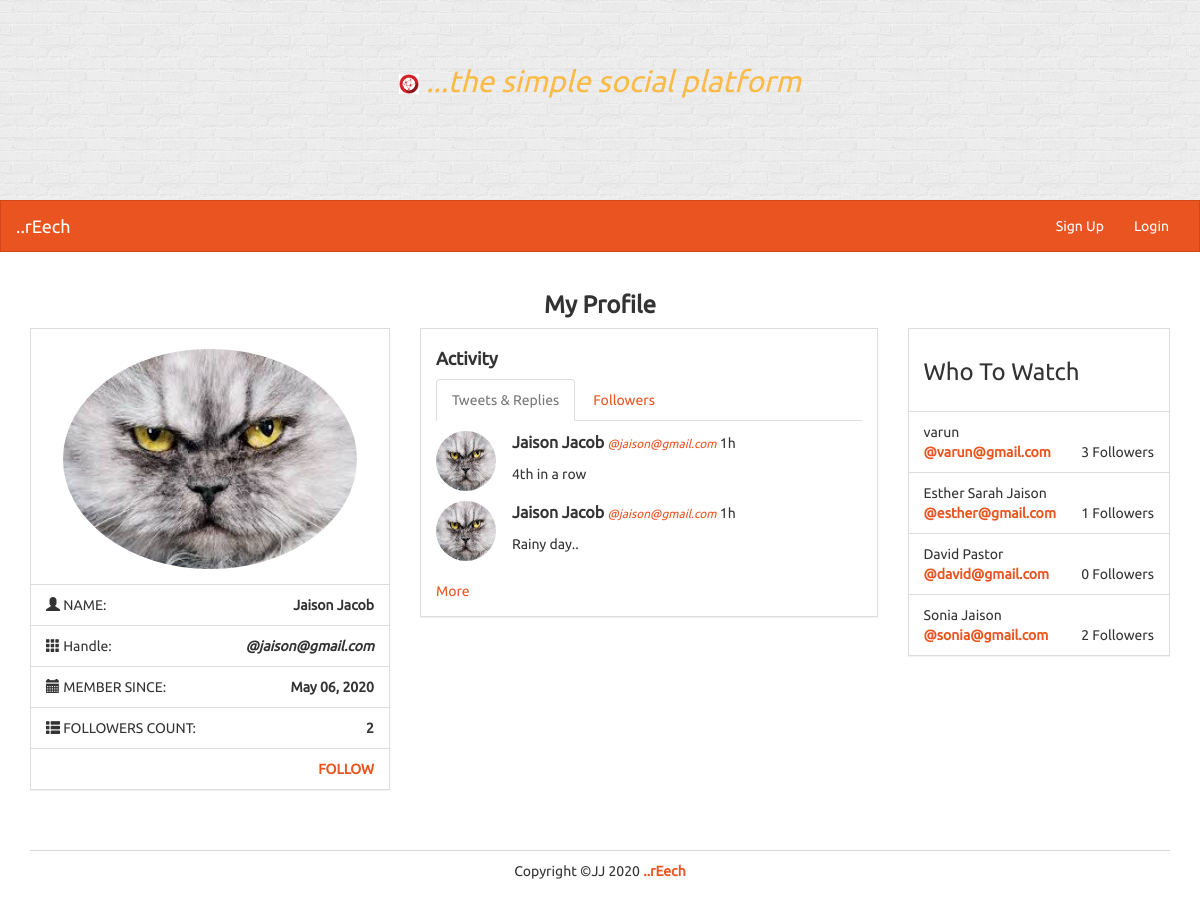
Screenshot of /profile/jaison@gmail.com with the database file from the repository.
### models.py (models this page shows)
class User(UserMixin, db.Model):
    id = db.Column(db.Integer, primary_key=True)
    name = db.Column(db.String(100))
    username = db.Column(db.String(30))
    image = db.Column(db.String(100))
    password = db.Column(db.String(50))
    join_date = db.Column(db.DateTime)
    tweets = db.relationship('Tweet', backref='user', lazy='dynamic')
    following = db.relationship('User', secondary=followers,
        primaryjoin=(followers.c.follower_id == id),
        secondaryjoin=(followers.c.followee_id == id),
        backref=db.backref('followers', lazy='dynamic'), lazy='dynamic')
    followed_by = db.relationship('User',  secondary=followers,
        primaryjoin=(followers.c.followee_id == id),
        secondaryjoin=(followers.c.follower_id == id),
        backref=db.backref('followees', lazy='dynamic'), lazy='dynamic')

class Tweet(db.Model):
    id = db.Column(db.Integer, primary_key=True)
    user_id = db.Column(db.Integer, db.ForeignKey('user.id'))
    text = db.Column(db.String(140))
    date_created = db.Column(db.DateTime)

### views.py (the view)
@app.route('/profile', defaults={'username' : None})
@app.route('/profile/<username>')
def profile(username):
    if username:
        user = User.query.filter_by(username=username).first()
        if not user:
            abort(404)
    else:
        user = current_user
    tweets = Tweet.query.filter_by(user=user).order_by(Tweet.date_created.desc()).all()
    current_time = get_current_time()
    followed_by = user.followed_by.all()
    display_follow = True
    if current_user == user:
        display_follow = False
    elif current_user in followed_by:
        display_follow = False
    who_to_watch = who_to_watch_list(user)
    return render_template('profile.html', current_user=user, tweets=tweets, current_time=current_time, followed_by=followed_by, display_follow=display_follow, who_to_watch=who_to_watch, logged_in_user=current_user)

### app.py (called while the page is built)
@app.template_filter('time_since')
def time_since(delta):
    seconds = delta.total_seconds()
    days, seconds = divmod(seconds, 86400)
    hours, seconds = divmod(seconds, 3600)
    minutes, seconds = divmod(seconds, 60)
    if days > 0:
        return '%dd' % (days)
    elif hours > 0:
        return '%dh' % (hours)
    elif minutes > 0:
        return '%dm' % (minutes)
    else:
        return 'Just now'

### views.py (called while the page is built)
def who_to_watch_list(user):
    return User.query.filter(User.id != user.id).order_by(db.func.random()).limit(4).all()

def get_current_time():
    return datetime.now()

### templates/profile.html (shortened to what this page needs)
{% extends "base.html" %}
{% block content %}
			<div class="row">
				<div class="col-lg-12">
					<h3 class="text-center bold">My Profile</h3>
				</div>
				<div class="col-lg-4">
					<div class="panel panel-default">
						<div class="panel-body">
							<div class="row pad">
								<div class="col-lg-12">
									<img src="{{ current_user.image }}" class="img-responsive img-circle center-block" alt="Image" style="height: 220px;" />
								</div>
							</div>
						</div>
						<ul class="list-group">
							<li class="list-group-item">
								<i class="glyphicon glyphicon-user"></i> NAME:
								<strong class="pull-right">{{ current_user.name }}</strong>
							</li>
							<li class="list-group-item">
								<i class="glyphicon glyphicon-th"></i> Handle:
								<strong class="pull-right"><em>@{{ current_user.username }}</em></strong>
							</li>
							<li class="list-group-item">
								<i class="glyphicon glyphicon-calendar"></i> MEMBER SINCE:
								<strong class="pull-right">{{ current_user.join_date.strftime('%B %d, %Y') }}</strong>
							</li>
							<li class="list-group-item">
								<i class="glyphicon glyphicon-th-list"></i> FOLLOWERS COUNT:
								<strong class="pull-right">{{ followed_by|length }}</strong>
							</li>
							{% if display_follow %}
							<li class="list-group-item">
								&nbsp; <strong class="pull-right"><a href="{{ url_for('follow', username=current_user.username) }}">FOLLOW</a></strong>
							</li>
							{% endif %}
						</ul>
					</div>
				</div>
				<div class="col-lg-5">
					<div class="panel panel-default">
						<div class="panel-body">
							<h4><strong>Activity</strong></h4>
							<div role="tabpanel">
								<ul class="nav nav-tabs" role="tablist">
									<li role="presentation" class="active">
										<a href="#tweets" aria-controls="tweets" role="tab" data-toggle="tab">Tweets &amp; Replies</a>
									</li>
									<li role="presentation">
										<a href="#followings" aria-controls="followings" role="tab" data-toggle="tab">Followers</a>
									</li>
								</ul>
								<div class="tab-content">
									<div role="tabpanel" class="tab-pane active" id="tweets">
										{% for tweet in tweets %}
										<div class="row">
											<div class="col-lg-12">
												<div class="row pad">
													<div class="col-lg-2">
														<img src="{{ tweet.user.image }}" class="img-circle" style="width: 60px; height: 60px;" />
													</div>
													<div class="col-lg-10">
														<div>
															<strong class="mid">{{ tweet.user.name }}</strong>
															<small><em><a href="{{ url_for('profile', username=tweet.user.username) }}">@{{ tweet.user.username }}</a></em></small>
															{{ (current_time - tweet.date_created)|time_since }}
														</div>
														<div class="pad">
															{{ tweet.text }}
														</div>
													</div>
												</div>
											</div>
										</div>
										{% endfor %}
										<br><a href="{{ url_for('timeline', username=current_user.username) }}">More</a>
									</div>
								</div>
							</div>
						</div>
					</div>
				</div>
				<div class="col-lg-3">
					<div class="panel panel-default">
						<div class="panel-body">
							<h3>Who To Watch</h3>
						</div>
						<ul class="list-group">
							{% for user in who_to_watch %}
								<li class="list-group-item">
									{{ user.name }}
									<div>
										<strong><a href="{{ url_for('profile', username=user.username) }}">@{{ user.username }}</a></strong>
										<span class="pull-right">
											{{ user.followed_by.all()|length }} Followers
										</span>
									</div>
								</li>
						    {% endfor %}
						</ul>
					</div>
				</div>
			</div>
{% endblock %}

### templates/base.html (shortened to what this page needs)
<!DOCTYPE html>
<html lang="en">
    <head>
        <link rel="stylesheet" href="{{ url_for('static', filename='bs/css/united.min.css') }}">
        <link rel="stylesheet" href="{{ url_for('static', filename='css/styles.css') }}">
    </head>
    <body>
        <div class="container-fluid">
            <div class="row" id="banner">
                <div class="title col-lg-12">
                    &nbsp; <br> &nbsp;</br>
                    <p class="subtitle"> <img src="./static/imgs/reach_emblam.png" style="height: 20px;" /> ...the simple social platform</p>
                </div>
            </div>
        </div>
        {% block nav %}
        <nav class="navbar navbar-default" role="navigation">
            <div class="container-fluid">
                <div class="navbar-header">
                    <a class="navbar-brand" href="./">..rEech</a>
                </div>
                <div class="collapse navbar-collapse navbar-ex1-collapse">
                    <ul class="nav navbar-nav navbar-right">
                        {% if not logged_in_user.is_authenticated %}
                        <li><a href="{{ url_for('register') }}">Sign Up</a></li>
                        <li><a href="#login" data-toggle="modal" data-keyboard="false">Login</a></li>
                        {% else %}
                        <li class="{% block timeline_active %}{% endblock %}"><a href="{{ url_for('timeline') }}">Timeline</a></li>
                        <li class="{% block profile_active %}{% endblock %}"><a href="{{ url_for('profile') }}">My Profile</a></li>
                        <li><a href="{{ url_for('logout') }}">Logout</a></li>
                        {% endif %}
                    </ul>
                </div>
            </div>
        </nav>
        {% endblock %}
        <div class="container">
            {% block content %}{% endblock %}
            <footer>
                <div class="row pad">
                    <div class="col-lg-12 text-center">
                        Copyright &copy;JJ 2020 <strong> <a href="./">..rEech</a></strong>
                    </div>
                </div>
            </footer>
        </div>
    </body>
</html>

### static/css/styles.css (style rules this page uses)
body { font-family: Ubuntu, verdana, georgia, serif, sans-serif; }
a, a:hover, a:active, a:focus, a:visited { text-decoration: none; }
.bold { font-weight: bolder !important; }
div.panel, .btn, .navbar { border-radius: 0; }
footer { margin-top: 40px; margin-bottom: 20px; }
.pad { margin-top: 10px !important; }
div.panel-body { padding-top: 10px; }
.mid { font-size: 16px; }
body > nav { border-radius: 0 !important; }
footer { border-top: 1px solid rgba(44, 62, 80, .2); }
#banner { height: 200px; background-color: #EDEDED; background: url('./img/brick-wall.png'); text-align: center; padding: 10px; padding-top: 20px; }
#banner > div.title > p.subtitle { font-size: 30px; font-weight: 400; font-style: italic; color: rgba(255, 165, 0, .7) }

### rows the page displays
User: image (picture), name "Jaison Jacob", username "jaison@gmail.com", join_date "May 06, 2020"
Tweet: user.image (picture), user.name "Jaison Jacob", user.username "jaison@gmail.com", (current_time-tweet.date_created)|time_since "1h", text "4th in a row"
Tweet: user.image (picture), user.name "Jaison Jacob", user.username "jaison@gmail.com", (current_time-tweet.date_created)|time_since "1h", text "Rainy day.."
User: name "varun", username "varun@gmail.com", followed_by.all|length "3"
User: name "Esther Sarah Jaison", username "esther@gmail.com", followed_by.all|length "1"
User: name "David Pastor", username "david@gmail.com", followed_by.all|length "0"
User: name "Sonia Jaison", username "sonia@gmail.com", followed_by.all|length "2"

### other values shown
{{ followed_by|length }} "2"
